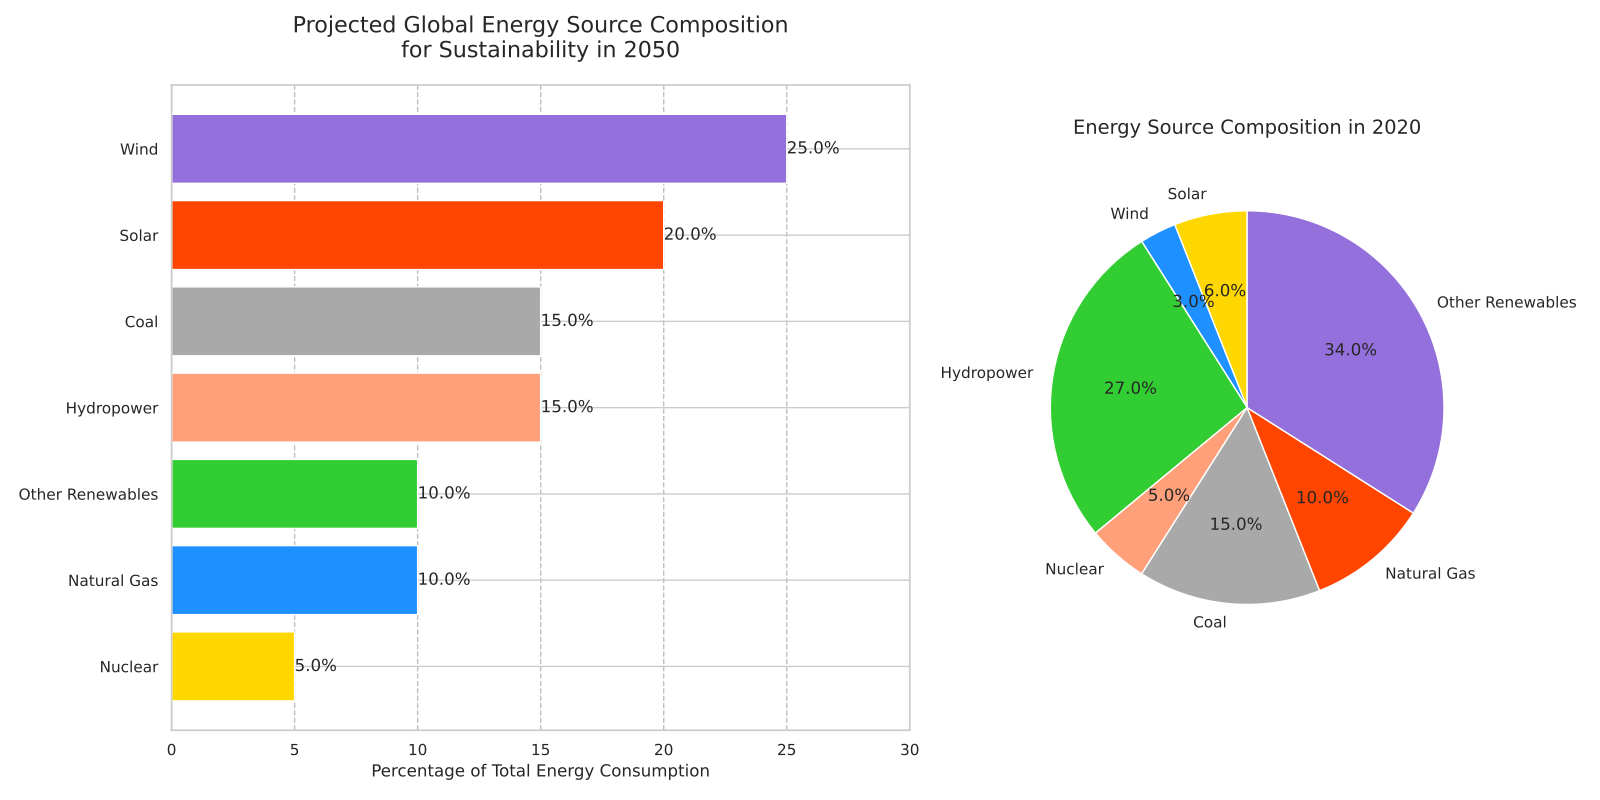

Recreate this plot in Python.
import matplotlib.pyplot as plt
import numpy as np

# Data: Projected Energy Mix in 2050 (altered values)
energy_sources = ['Solar', 'Wind', 'Hydropower', 'Nuclear', 'Coal', 'Natural Gas', 'Other Renewables']
percentages_2050 = [20, 25, 15, 5, 15, 10, 10]

# Sort the data for the 2050 projection
sorted_indices = np.argsort(percentages_2050)
sorted_energy_sources = [energy_sources[i] for i in sorted_indices]
sorted_percentages_2050 = [percentages_2050[i] for i in sorted_indices]

# Historical Data: Energy Mix in 2020 (altered values)
percentages_2020 = [6, 3, 27, 5, 15, 10, 34]

# Create figure and subplots
fig, axs = plt.subplots(1, 2, figsize=(16, 8), gridspec_kw={'width_ratios': [1.5, 1]})

# Sorted bar chart for 2050
bars = axs[0].barh(sorted_energy_sources, sorted_percentages_2050, color=['#FFD700', '#1E90FF', '#32CD32', '#FFA07A', '#A9A9A9', '#FF4500', '#9370DB'])
axs[0].xaxis.grid(True, linestyle='--', color='grey', alpha=0.5)
axs[0].bar_label(bars, fmt='%.1f%%')
axs[0].set_title('Projected Global Energy Source Composition\nfor Sustainability in 2050', fontsize=16, pad=20)
axs[0].set_xlabel('Percentage of Total Energy Consumption', fontsize=12)
axs[0].set_xlim(0, 30)
axs[0].set_yticklabels(sorted_energy_sources, fontsize=11)

# Pie chart for 2020
axs[1].pie(percentages_2020, labels=energy_sources, autopct='%1.1f%%',
           startangle=90, colors=['#FFD700', '#1E90FF', '#32CD32', '#FFA07A', '#A9A9A9', '#FF4500', '#9370DB'])
axs[1].set_title('Energy Source Composition in 2020', fontsize=14, pad=20)

plt.tight_layout()
plt.show()
